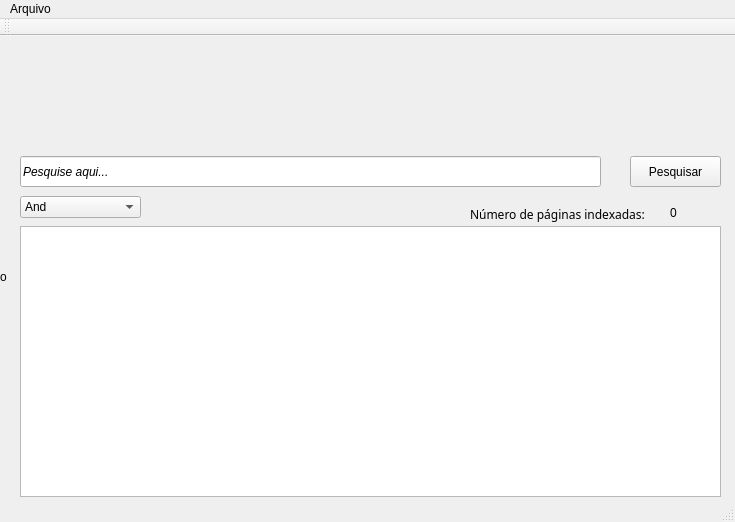
<?xml version="1.0" encoding="UTF-8"?>
<ui version="4.0">
 <class>MainWindow</class>
 <widget class="QMainWindow" name="MainWindow">
  <property name="geometry">
   <rect>
    <x>0</x>
    <y>0</y>
    <width>735</width>
    <height>522</height>
   </rect>
  </property>
  <property name="minimumSize">
   <size>
    <width>735</width>
    <height>522</height>
   </size>
  </property>
  <property name="maximumSize">
   <size>
    <width>735</width>
    <height>522</height>
   </size>
  </property>
  <property name="windowTitle">
   <string>Googri</string>
  </property>
  <widget class="QWidget" name="centralWidget">
   <widget class="QLineEdit" name="lineEdit_pesquisa">
    <property name="geometry">
     <rect>
      <x>20</x>
      <y>120</y>
      <width>581</width>
      <height>31</height>
     </rect>
    </property>
    <property name="font">
     <font>
      <italic>true</italic>
     </font>
    </property>
    <property name="text">
     <string>Pesquise aqui...</string>
    </property>
   </widget>
   <widget class="QPushButton" name="pushButton_pesquisar">
    <property name="geometry">
     <rect>
      <x>630</x>
      <y>120</y>
      <width>91</width>
      <height>31</height>
     </rect>
    </property>
    <property name="text">
     <string>Pesquisar</string>
    </property>
   </widget>
   <widget class="QComboBox" name="comboBox_tipo_pesquisa">
    <property name="geometry">
     <rect>
      <x>20</x>
      <y>160</y>
      <width>121</width>
      <height>22</height>
     </rect>
    </property>
    <item>
     <property name="text">
      <string>And</string>
     </property>
    </item>
    <item>
     <property name="text">
      <string>Or</string>
     </property>
    </item>
   </widget>
   <widget class="QTextEdit" name="textEdit">
    <property name="geometry">
     <rect>
      <x>20</x>
      <y>190</y>
      <width>701</width>
      <height>271</height>
     </rect>
    </property>
   </widget>
   <widget class="QLabel" name="label">
    <property name="geometry">
     <rect>
      <x>470</x>
      <y>170</y>
      <width>201</width>
      <height>16</height>
     </rect>
    </property>
    <property name="font">
     <font>
      <family>OCR A Extended</family>
     </font>
    </property>
    <property name="text">
     <string>Número de páginas indexadas:</string>
    </property>
   </widget>
   <widget class="QLabel" name="label_pageIndex">
    <property name="geometry">
     <rect>
      <x>670</x>
      <y>170</y>
      <width>47</width>
      <height>13</height>
     </rect>
    </property>
    <property name="text">
     <string>0</string>
    </property>
   </widget>
   <widget class="QLabel" name="label_Fundo">
    <property name="geometry">
     <rect>
      <x>0</x>
      <y>0</y>
      <width>751</width>
      <height>481</height>
     </rect>
    </property>
    <property name="minimumSize">
     <size>
      <width>171</width>
      <height>16</height>
     </size>
    </property>
    <property name="text">
     <string>o</string>
    </property>
   </widget>
   <zorder>label_Fundo</zorder>
   <zorder>lineEdit_pesquisa</zorder>
   <zorder>pushButton_pesquisar</zorder>
   <zorder>comboBox_tipo_pesquisa</zorder>
   <zorder>textEdit</zorder>
   <zorder>label</zorder>
   <zorder>label_pageIndex</zorder>
  </widget>
  <widget class="QMenuBar" name="menuBar">
   <property name="geometry">
    <rect>
     <x>0</x>
     <y>0</y>
     <width>735</width>
     <height>20</height>
    </rect>
   </property>
   <widget class="QMenu" name="menuArquivo">
    <property name="title">
     <string>Arquivo</string>
    </property>
    <addaction name="actionAbrir"/>
   </widget>
   <addaction name="menuArquivo"/>
  </widget>
  <widget class="QToolBar" name="mainToolBar">
   <attribute name="toolBarArea">
    <enum>TopToolBarArea</enum>
   </attribute>
   <attribute name="toolBarBreak">
    <bool>false</bool>
   </attribute>
  </widget>
  <widget class="QStatusBar" name="statusBar"/>
  <action name="actionAbrir">
   <property name="text">
    <string>Abrir</string>
   </property>
   <property name="shortcut">
    <string>Ctrl+O</string>
   </property>
  </action>
 </widget>
 <layoutdefault spacing="6" margin="11"/>
 <resources/>
 <connections>
  <connection>
   <sender>lineEdit_pesquisa</sender>
   <signal>returnPressed()</signal>
   <receiver>pushButton_pesquisar</receiver>
   <slot>click()</slot>
   <hints>
    <hint type="sourcelabel">
     <x>295</x>
     <y>171</y>
    </hint>
    <hint type="destinationlabel">
     <x>675</x>
     <y>175</y>
    </hint>
   </hints>
  </connection>
 </connections>
</ui>
